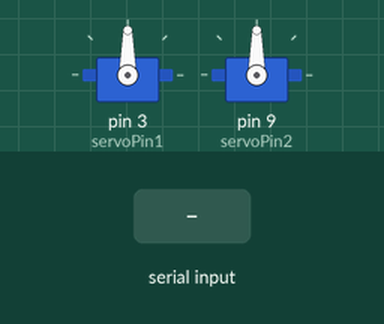
This sketch was run on a simulated Arduino Uno, built with avr-gcc and run on an emulated ATmega328P. On the bench: 2 × servo. The inputs (shaded band) are chosen by the test bench.

Above: at 1.2 s.
1.3 s: "A" received over the second serial link
At 1.46 s:
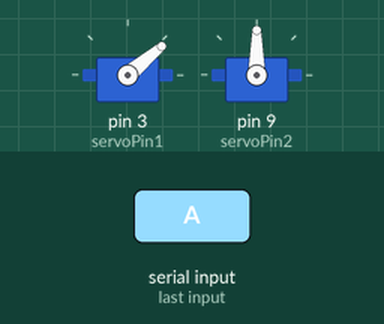
4.3 s: "D" received over the second serial link
At 4.7 s:
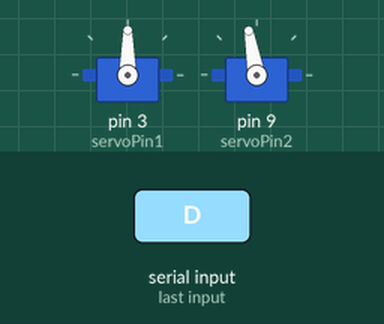
5.8 s: "R" received over the second serial link
At 7.0 s:
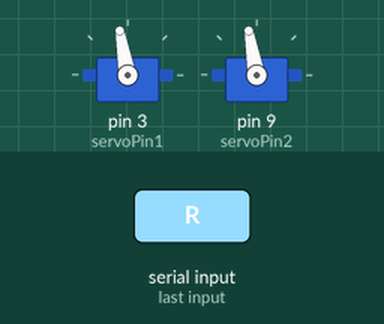
7.3 s: "B" received over the second serial link
10.3 s: "L" received over the second serial link
At 11.1 s:
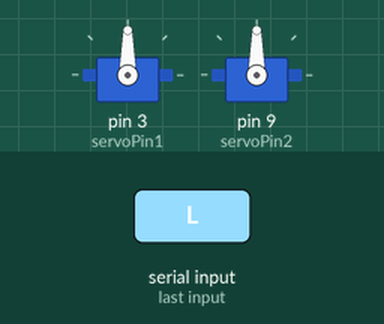
11.8 s: "B" received over the second serial link
Timing chart, 0 to 14.8 s (numbered marks = the images above; inputs shaded):
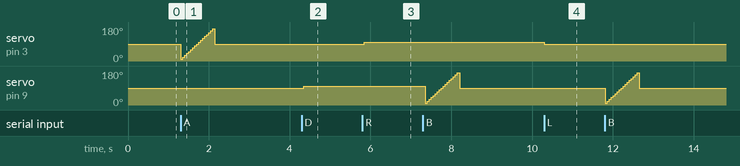

Measured:
- after the input at 4.3 s, servo on pin 9 (servoPin2): 90° → 100° after 0.05 s
- after the input at 5.8 s, servo on pin 3 (servoPin1): 90° → 100° after 0.05 s
- after the input at 10.3 s, servo on pin 3 (servoPin1): 100° → 90° at once

The sketch:

CH16_3.ino
```cpp
// ===== ch16_3.ino =====
// ===== 藍牙控制雙軸機械臂 =====
#include <SoftwareSerial.h >      //掛載SoftwareSerial函數庫
const int RXD=5, TXD=6;     //宣告5腳連接RXD信號、6腳連接TXD信號
SoftwareSerial myBT(RXD, TXD);  //建構軟體串列埠
const int servoPin1=3,servoPin2=9;
//宣告3腳連接servoPin1信號、9腳連接servoPin2信號
#include <Servo.h>      //掛載Servo.h函數庫
Servo servoA;       //建構servoA伺服器物件(旋轉)
Servo servoB;       //建構servoB伺服器物件(上下)
int RL=90, UD=90;     //宣告RL(旋轉變數)、UD(上下變數)
int inst=0;
//初始設定
void setup() {
  servoA.attach(servoPin1); // servoA連線
  servoB.attach(servoPin2); // servoB連線
  myBT.begin(9600);     //啟用藍牙模組，鮑率為9600
  servoA.write(RL);     //驅動servoA伺服機置中
  servoB.write(UD);     //驅動servoB伺服機置中
}
//主程式
void loop() {
  if(myBT.available()>0) {
    inst=myBT.read();  //讀取藍牙信號
    switch (inst) {         //根據藍牙信號
      //servoA伺服器(旋轉)
      case 'L':         //若手機按向左鈕
        RL-=10;         //調整角度
        if(RL <=10) RL=10;    //檢查邊界
        servoA.write(RL);     //驅動servoA伺服機置中
        break;
      case 'R':         //若手機按向右鈕
        RL+=10;         //調整角度
        if(RL >=170) RL=170;  //檢查邊界
        servoA.write(RL);     //驅動servoA伺服機置中
        break;
      //servoB伺服器(上下)
      case 'D':         //若若手機按向下鈕
        UD+=10;         //調整角度
        if(UD >=170) UD=170;    //檢查邊界
        servoB.write(UD);     //驅動servoB伺服機置中
        break;
      case 'U':         //若手機按向上鈕
        UD-=10;         //調整角度
        if(UD <=10) UD=10;  //檢查邊界
        servoB.write(UD);     //驅動servoB伺服機置中
        break;
      case 'A':         //若手機按A鈕
        for(RL=10;RL<=170;RL+=10){
          servoA.write(RL);     //驅動servoA伺服機
          delay(50);      //暫停0.05秒
        }
        RL=90;
        servoA.write(RL);     //驅動servoA伺服機置中
        break;
      case 'B':         //若手機按B鈕
        for(UD=10;UD<=170;UD+=10){
          servoB.write(UD);   //驅動servoB伺服機
          delay(50);      //暫停0.05秒
        }
        UD=90;
        servoB.write(UD);   //驅動servoB伺服機置中
        break;
    }
  }
  delay(100);           //延遲0.1秒
}
```
